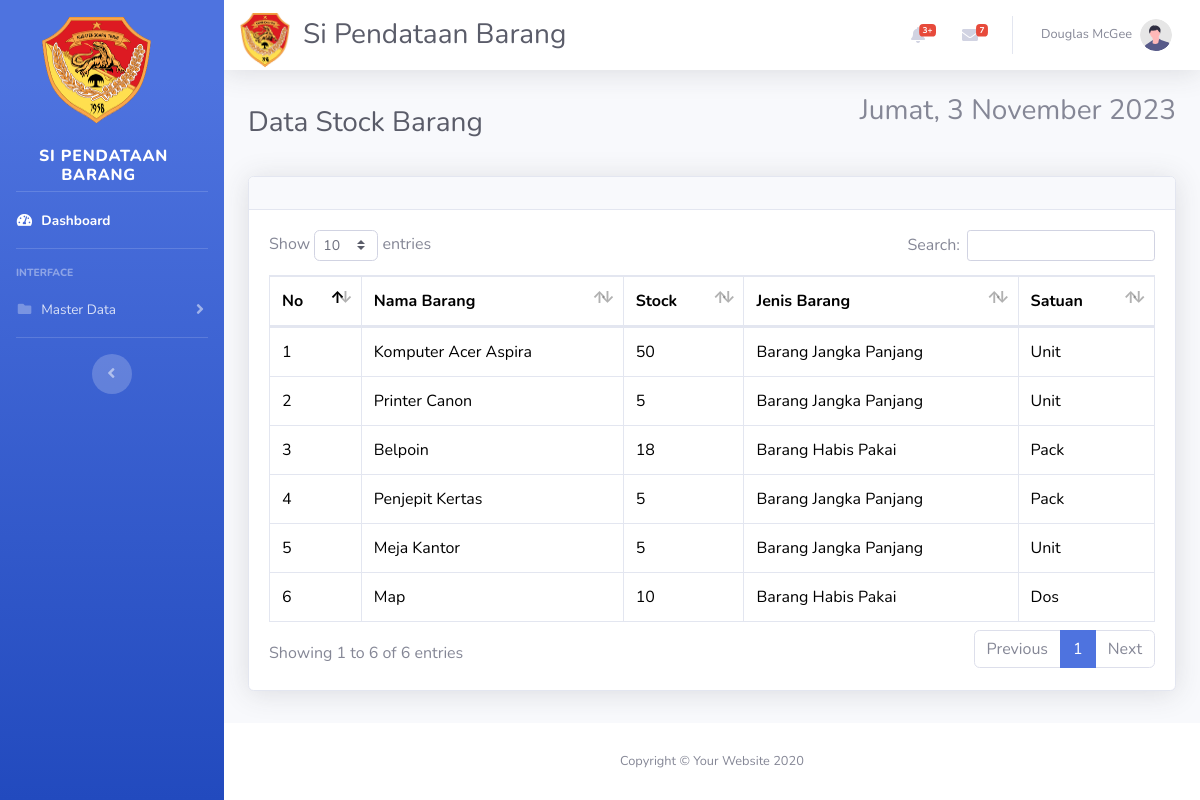
Page /admin/home.php (signed in) on the committed database.
### tables this page shows
CREATE TABLE `stock_barang` (
  `kode_stok` int(11) NOT NULL,
  `jumlah_seluruh` varchar(25) NOT NULL,
  `nama_barang` varchar(25) NOT NULL,
  `jenis` varchar(25) NOT NULL,
  `satuan` varchar(25) NOT NULL,
  `image` varchar(99) DEFAULT NULL,
  `created_at` datetime NOT NULL DEFAULT current_timestamp(),
  `updated_at` datetime NOT NULL DEFAULT current_timestamp()
);

### admin/home.php (the view, shortened to what this page needs)
<?php
require '../function.php';
?>
<!DOCTYPE html>
<html lang="en">
<head>
<link rel="stylesheet" href="https://cdn.jsdelivr.net/npm/bootstrap-icons@1.11.1/font/bootstrap-icons.css">
    <link href="vendor/fontawesome-free/css/all.min.css" rel="stylesheet" type="text/css">
    <link href="css/sb-admin-2.min.css" rel="stylesheet">
    <link href="vendor/datatables/dataTables.bootstrap4.min.css" rel="stylesheet">
</head>
<body id="page-top">
    <div id="wrapper">
        <ul class="navbar-nav bg-gradient-primary sidebar sidebar-dark accordion" id="accordionSidebar">
        <div class="container-fluid d-flex flex-column p-0"><a class="navbar-brand d-flex justify-content-center align-items-center sidebar-brand m-0" href="home.php" style="margin-bottom: -35px;padding-bottom: 97px;"><img src="img/logo-removebg-preview.png" width="111" height="110" style="padding-top: 0px;margin-top: 91px;">
        <a class="navbar-brand d-flex justify-content-center align-items-center sidebar-brand m-0" href="home.php" style="margin-top: -39px;margin-bottom: -22px;"><span style="padding-top: 0px;margin-top: 38px;">&nbsp;Barang</span>
                    <div class="sidebar-brand-text mx-3"><span style="margin-right: -116px;margin-left: -213px;">Si Pendataan</span></div>
                </a>
                    <hr class="sidebar-divider my-0">
                    <li class="nav-item active">
                        <a class="nav-link" href="home.php">
                            <i class="fas fa-fw fa-tachometer-alt"></i>
                            <span>Dashboard</span></a>
                    </li>
            <hr class="sidebar-divider">
            <div class="sidebar-heading">
                Interface
            </div>
            <li class="nav-item">
                <a class="nav-link collapsed" href="#" data-toggle="collapse" data-target="#collapsePages"
                    aria-expanded="true" aria-controls="collapsePages">
                    <i class="fas fa-fw fa-folder"></i>
                    <span>Master Data</span>
                </a>
            </li>
            <hr class="sidebar-divider d-none d-md-block">
            <div class="text-center d-none d-md-inline">
                <button class="rounded-circle border-0" id="sidebarToggle"></button>
            </div>
        </ul>
        <div id="content-wrapper" class="d-flex flex-column">
            <div id="content">
                <nav class="navbar navbar-expand navbar-light bg-white topbar mb-4 static-top shadow">
                    <div class="container-fluid"><img src="img/logo-removebg-preview.png" width="50" height="56" style="margin-top: 91px;padding-top: 0px;margin-bottom: 82px;">
                        <h3 class="text-dark mb-0" style="padding-right: 0px;margin-right: -579px;padding-left: 13px;">Si Pendataan Barang</h3>
                    <ul class="navbar-nav ml-auto">
                        <li class="nav-item dropdown no-arrow mx-1">
                            <a class="nav-link dropdown-toggle" href="#" id="alertsDropdown" role="button"
                                data-toggle="dropdown" aria-haspopup="true" aria-expanded="false">
                                <i class="fas fa-bell fa-fw"></i>
                                <span class="badge badge-danger badge-counter">3+</span>
                            </a>
                        </li>
                        <li class="nav-item dropdown no-arrow mx-1">
                            <a class="nav-link dropdown-toggle" href="#" id="messagesDropdown" role="button"
                                data-toggle="dropdown" aria-haspopup="true" aria-expanded="false">
                                <i class="fas fa-envelope fa-fw"></i>
                                <span class="badge badge-danger badge-counter">7</span>
                            </a>
                        </li>
                        <li class="nav-item dropdown no-arrow">
                            <a class="nav-link dropdown-toggle" href="#" id="userDropdown" role="button"
                                data-toggle="dropdown" aria-haspopup="true" aria-expanded="false">
                                <span class="mr-2 d-none d-lg-inline text-gray-600 small">Douglas McGee</span>
                                <img class="img-profile rounded-circle"
                                    src="img/undraw_profile.svg">
                            </a>
                        </li>
                    </ul>
                </nav>
                <div class="container-fluid">
                 <div class="d-sm-flex align-items-center justify-content-between mb-4">
                        <h1 class="h3 mb-0 text-gray-800">Data Stock Barang</h1>
                        <ul class="notification-area pull-right">
                            <h3><div class="date">
                        </b></div></h3>
                        </ul>
                    </div>
                    <div class="card shadow mb-4">
                        <div class="card-header py-3">
                        </div>
                        <div class="card-body">
                            <div class="table-responsive">
                                <table class="table table-bordered" id="dataTable" width="100%" cellspacing="0">
                                <thead>
                                            <tr>
                                                <th>No</th>
                                                <th>Nama Barang</th>
                                                <th>Stock</th>
                                                <th>Jenis Barang</th>
                                                <th>Satuan</th>
                                            </tr>
                                        </thead>
                                        <tbody>
                                        <?php
                                            $i = 1;
                                            $ambilsemuadatastock =mysqli_query($conn,"SELECT * FROM stock_barang");
                                            while($data=mysqli_fetch_array($ambilsemuadatastock)){
                                                $nama_barang = $data['nama_barang'];
                                                $jumlah_seluruh = $data['jumlah_seluruh'];
                                                $jenis = $data['jenis'];
                                                $satuan = $data['satuan'];
                                            ?>
                                            <tr>
                                                <td><?=$i++;?></td>
                                                <td><?=$nama_barang;?></td>
                                                <td><?=$jumlah_seluruh;?></td>
                                                <td><?=$jenis;?></td>
                                                <td><?=$satuan;?></td>
                                            </tr>
                                            <?php
                                            };
                                            ?>
                                </tbody>
                                </table>
                            </div>
                        </div>
                    </div>
                </div>
            </div>
            <footer class="sticky-footer bg-white">
                <div class="container my-auto">
                    <div class="copyright text-center my-auto">
                        <span>Copyright &copy; Your Website 2020</span>
                    </div>
                </div>
            </footer>
        </div>
    </div>
</body>
</html>

### rows in the picture
stock_barang: nama_barang "Komputer Acer Aspira", jumlah_seluruh "50", jenis "Barang Jangka Panjang", satuan "Unit"
stock_barang: nama_barang "Printer Canon", jumlah_seluruh "5", jenis "Barang Jangka Panjang", satuan "Unit"
stock_barang: nama_barang "Belpoin", jumlah_seluruh "18", jenis "Barang Habis Pakai", satuan "Pack"
stock_barang: nama_barang "Penjepit Kertas", jumlah_seluruh "5", jenis "Barang Jangka Panjang", satuan "Pack"
stock_barang: nama_barang "Meja Kantor", jumlah_seluruh "5", jenis "Barang Jangka Panjang", satuan "Unit"
stock_barang: nama_barang "Map", jumlah_seluruh "10", jenis "Barang Habis Pakai", satuan "Dos"
